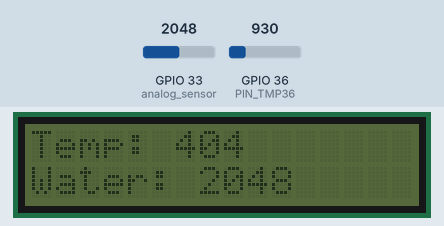
This sketch was run on a simulated ESP32. Parts: 16×2 character LCD. The inputs (shaded band) are chosen by the test bench; at power-on: GPIO 36 (PIN_TMP36) = 930, GPIO 33 (analog_sensor) = 2048. What the sketch prints to the serial monitor is not drawn.

Above: at 2.7 s.
2.8 s: GPIO 36 (PIN_TMP36) set to 1004
At 4.7 s:
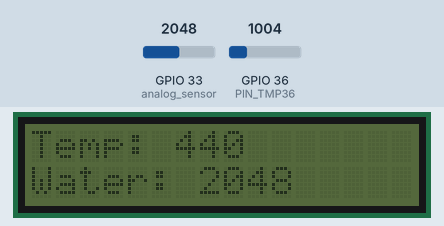
5.1 s: GPIO 33 (analog_sensor) set to 2866
At 6.8 s:
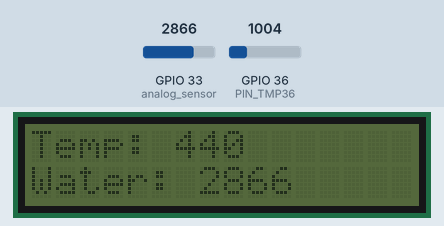
7.1 s: GPIO 36 (PIN_TMP36) set to 1069
At 8.1 s:
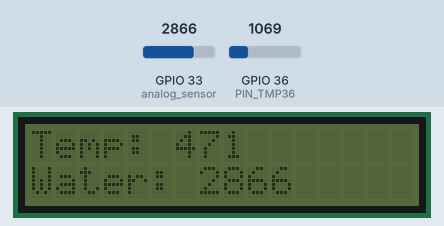
9.1 s: GPIO 33 (analog_sensor) set to 3603
At 10.3 s:
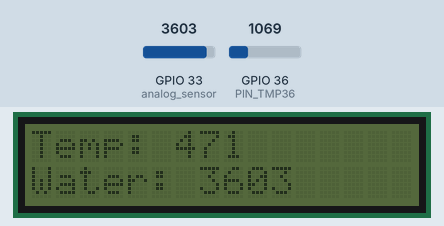
11.2 s: GPIO 36 (PIN_TMP36) set to 1162
At 12.6 s:
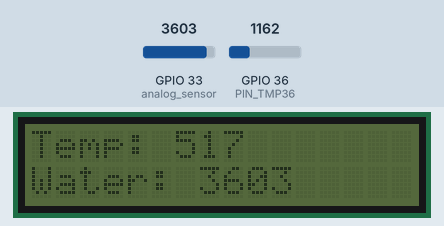
13.2 s: GPIO 33 (analog_sensor) set to 4095
At 14.8 s:
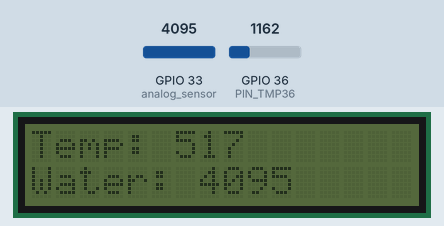
Timing chart, 0 to 16.3 s (numbered marks = the images above; inputs shaded):
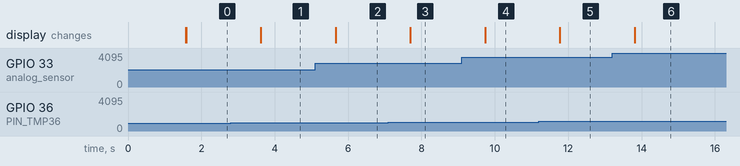

Measured:
- after the input at 2.8 s, the display: changes after 0.82 s (image 1)
- after the input at 5.1 s, the display: changes after 0.57 s (image 2)
- after the input at 7.1 s, the display: changes after 0.59 s (image 3)
- after the input at 9.1 s, the display: changes after 0.64 s (image 4)
- after the input at 11.2 s, the display: changes after 0.56 s (image 5)
- after the input at 13.2 s, the display: changes after 0.61 s (image 6)

The sketch:

main_arduino.ino
```cpp
#include <rgb_lcd.h>

// lcd
#include <Wire.h>
#include "rgb_lcd.h"
rgb_lcd lcd;

const int colorR = 0;
const int colorG = 0;
const int colorB = 0;

//For the Temperature Sensor
#define ADC_VREF 5.0  // in volt
#define ADC_RES 1024.0 //2^10
#define PIN_TMP36 A0
double tempC = 0.0;
double targetTemp = 0.0;
double curr_temp = 0.0;

//moisture Sensor
int moistSensor = D7;
int analog_sensor = A5;
int data;
int moisture_reading;

void setup() {
  // Initialize serial and wait for port to open:
  Serial.begin(9600);
  // This delay gives the chance to wait for a Serial Monitor without blocking if none is found
  delay(1500);

  // set up the LCD's number of columns and rows:
  lcd.begin(16, 2);

  lcd.setRGB(colorR, colorG, colorB);

  // Print a message to the LCD.
  lcd.print("Temp:");

  lcd.setCursor(0, 1);

  lcd.print("Water:");
}

void loop() {
  // set the cursor to column 0, line 1
  // (note: line 1 is the second row, since counting begins with 0):
  lcd.setCursor(6, 0);
  // print the number of seconds since reset:
  lcd.print(temp_reading());
  Serial.println(temp_reading());

  //Set the LCD and get the moisture reading
  lcd.setCursor(7, 1);
  lcd.print(soil_reading());


  delay(1000);

}
/*
* This function gets the temperature reading in celcius using a function
*/
int temp_reading(){
  double tempDAC = analogRead(PIN_TMP36);
  tempC = tempDAC * (ADC_VREF / ADC_RES);
  curr_temp = (tempC - .5) * 100;
  return curr_temp;
}
/*
* This function gets the soil moisture
*/
int soil_reading() {
    digitalWrite(moistSensor, HIGH);
    delay(10);
    moisture_reading = analogRead(analog_sensor);
    digitalWrite(moistSensor, LOW);
    return moisture_reading;
}
```
